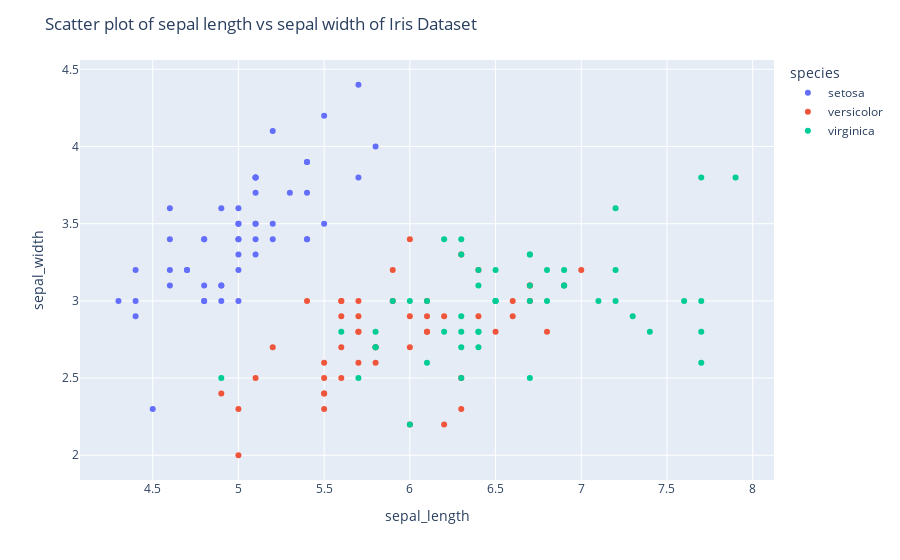

This figure's notebook cell:
### Code cell
import plotly.express as px
fig1 = px.scatter(df, x='sepal_length', y='sepal_width', color='species')
fig1.update_layout(title='Scatter plot of sepal length vs sepal width of Iris Dataset')
fig1.show()
# Save the plot as 07_Scatter.png in output folder with 300 DPI resolution
fig1.write_image("output/07_Scatter.png", scale=3)

### Figure 1 — Plotly figure (JSON) as saved in the notebook; plotly's stock layout.template omitted (floating-point values rounded to 4 significant figures)
{"data": [{"hovertemplate": "species=setosa<br>sepal_length=%{x}<br>sepal_width=%{y}<extra></extra>", "legendgroup": "setosa", "marker": {"color": "#636efa", "symbol": "circle"}, "mode": "markers", "name": "setosa", "orientation": "v", "showlegend": true, "type": "scatter", "x": [5.1, 4.9, 4.7, 4.6, 5, 5.4, 4.6, 5, 4.4, 4.9, 5.4, 4.8, 4.8, 4.3, 5.8, 5.7, 5.4, 5.1, 5.7, 5.1, 5.4, 5.1, 4.6, 5.1, 4.8, 5, 5, 5.2, 5.2, 4.7, 4.8, 5.4, 5.2, 5.5, 4.9, 5, 5.5, 4.9, 4.4, 5.1, 5, 4.5, 4.4, 5, 5.1, 4.8, 5.1, 4.6, 5.3, 5], "xaxis": "x", "y": [3.5, 3, 3.2, 3.1, 3.6, 3.9, 3.4, 3.4, 2.9, 3.1, 3.7, 3.4, 3, 3, 4, 4.4, 3.9, 3.5, 3.8, 3.8, 3.4, 3.7, 3.6, 3.3, 3.4, 3, 3.4, 3.5, 3.4, 3.2, 3.1, 3.4, 4.1, 4.2, 3.1, 3.2, 3.5, 3.6, 3, 3.4, 3.5, 2.3, 3.2, 3.5, 3.8, 3, 3.8, 3.2, 3.7, 3.3], "yaxis": "y"}, {"hovertemplate": "species=versicolor<br>sepal_length=%{x}<br>sepal_width=%{y}<extra></extra>", "legendgroup": "versicolor", "marker": {"color": "#EF553B", "symbol": "circle"}, "mode": "markers", "name": "versicolor", "orientation": "v", "showlegend": true, "type": "scatter", "x": [7, 6.4, 6.9, 5.5, 6.5, 5.7, 6.3, 4.9, 6.6, 5.2, 5, 5.9, 6, 6.1, 5.6, 6.7, 5.6, 5.8, 6.2, 5.6, 5.9, 6.1, 6.3, 6.1, 6.4, 6.6, 6.8, 6.7, 6, 5.7, 5.5, 5.5, 5.8, 6, 5.4, 6, 6.7, 6.3, 5.6, 5.5, 5.5, 6.1, 5.8, 5, 5.6, 5.7, 5.7, 6.2, 5.1, 5.7], "xaxis": "x", "y": [3.2, 3.2, 3.1, 2.3, 2.8, 2.8, 3.3, 2.4, 2.9, 2.7, 2, 3, 2.2, 2.9, 2.9, 3.1, 3, 2.7, 2.2, 2.5, 3.2, 2.8, 2.5, 2.8, 2.9, 3, 2.8, 3, 2.9, 2.6, 2.4, 2.4, 2.7, 2.7, 3, 3.4, 3.1, 2.3, 3, 2.5, 2.6, 3, 2.6, 2.3, 2.7, 3, 2.9, 2.9, 2.5, 2.8], "yaxis": "y"}, {"hovertemplate": "species=virginica<br>sepal_length=%{x}<br>sepal_width=%{y}<extra></extra>", "legendgroup": "virginica", "marker": {"color": "#00cc96", "symbol": "circle"}, "mode": "markers", "name": "virginica", "orientation": "v", "showlegend": true, "type": "scatter", "x": [6.3, 5.8, 7.1, 6.3, 6.5, 7.6, 4.9, 7.3, 6.7, 7.2, 6.5, 6.4, 6.8, 5.7, 5.8, 6.4, 6.5, 7.7, 7.7, 6, 6.9, 5.6, 7.7, 6.3, 6.7, 7.2, 6.2, 6.1, 6.4, 7.2, 7.4, 7.9, 6.4, 6.3, 6.1, 7.7, 6.3, 6.4, 6, 6.9, 6.7, 6.9, 5.8, 6.8, 6.7, 6.7, 6.3, 6.5, 6.2, 5.9], "xaxis": "x", "y": [3.3, 2.7, 3, 2.9, 3, 3, 2.5, 2.9, 2.5, 3.6, 3.2, 2.7, 3, 2.5, 2.8, 3.2, 3, 3.8, 2.6, 2.2, 3.2, 2.8, 2.8, 2.7, 3.3, 3.2, 2.8, 3, 2.8, 3, 2.8, 3.8, 2.8, 2.8, 2.6, 3, 3.4, 3.1, 3, 3.1, 3.1, 3.1, 2.7, 3.2, 3.3, 3, 2.5, 3, 3.4, 3], "yaxis": "y"}], "layout": {"legend": {"title": {"text": "species"}, "tracegroupgap": 0}, "margin": {"t": 60}, "title": {"text": "Scatter plot of sepal length vs sepal width of Iris Dataset"}, "xaxis": {"anchor": "y", "domain": [0, 1], "title": {"text": "sepal_length"}}, "yaxis": {"anchor": "x", "domain": [0, 1], "title": {"text": "sepal_width"}}}}
